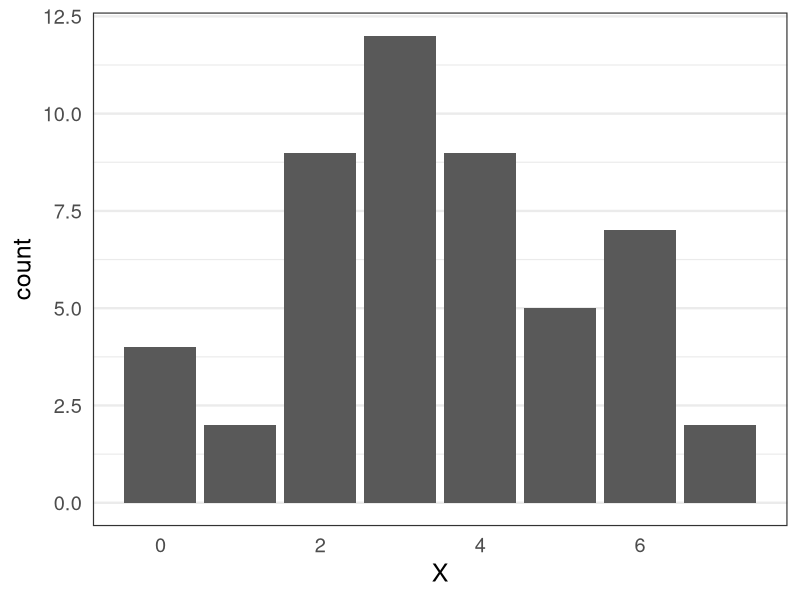
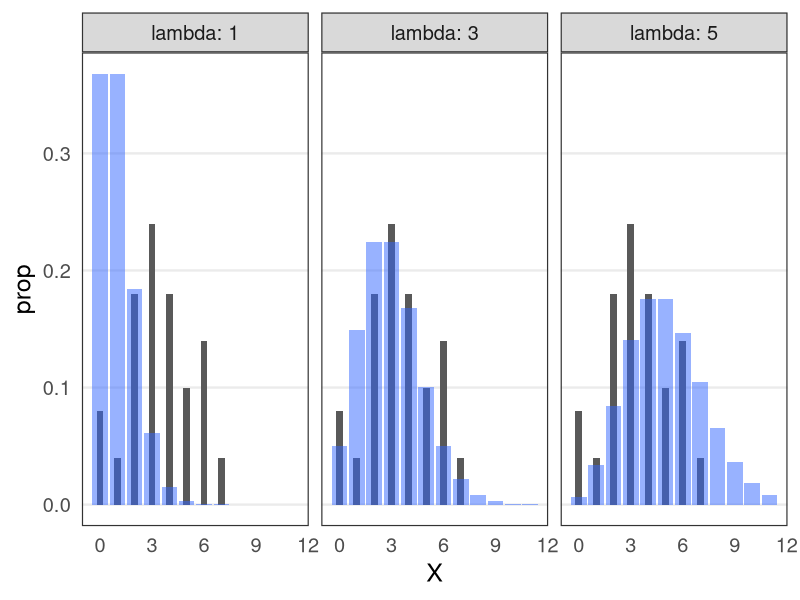
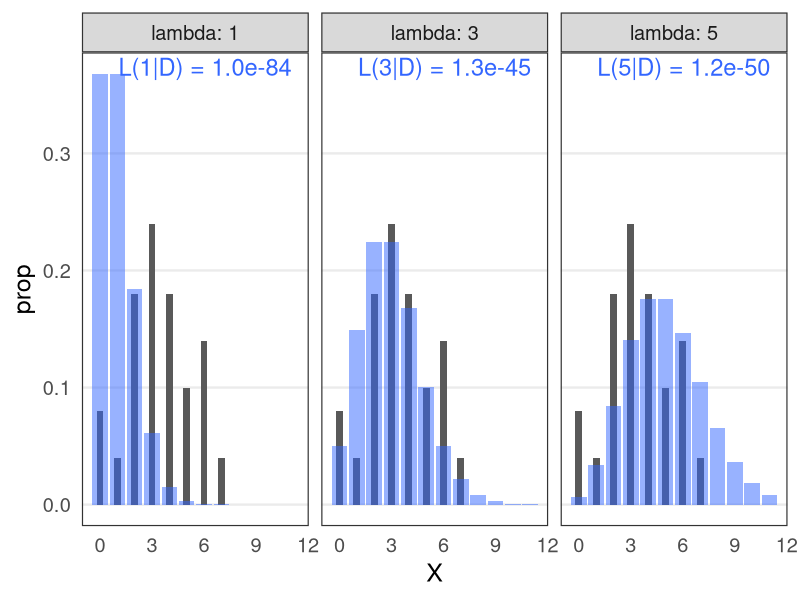
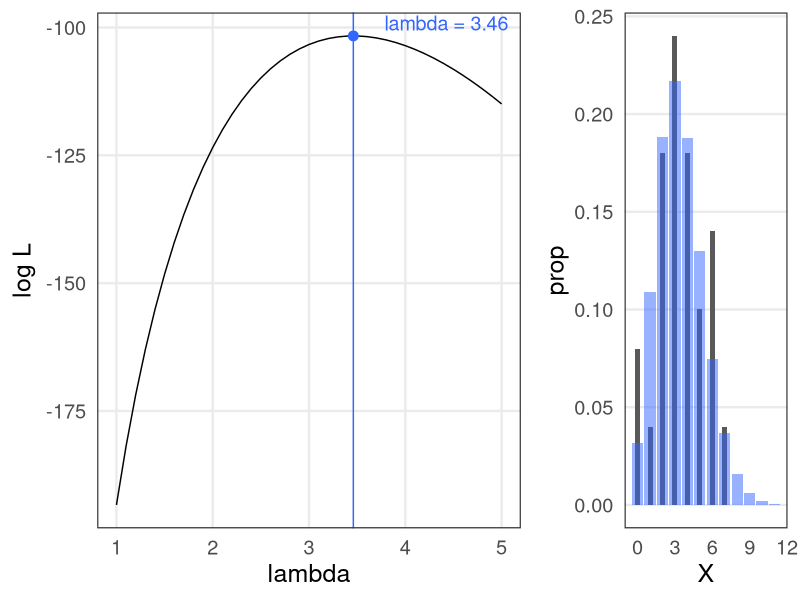
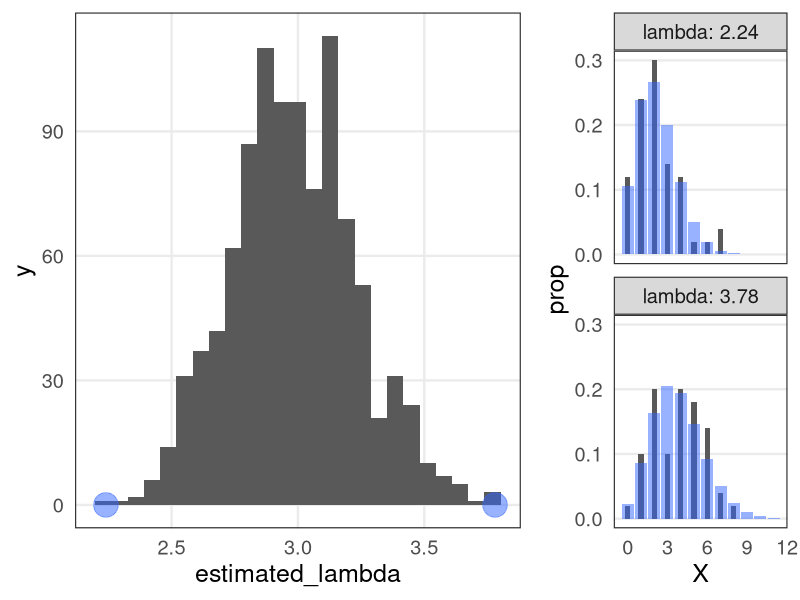
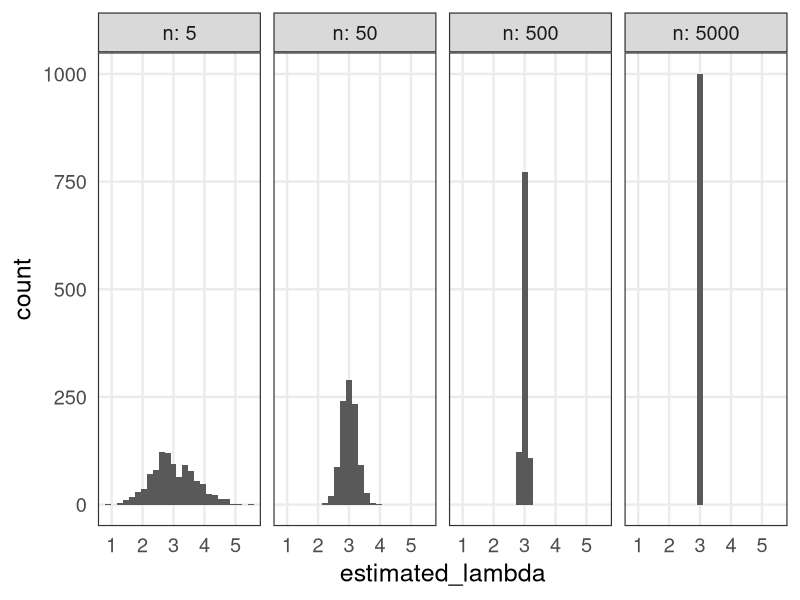

Here is the R script that generated these plots, in order:
## ---- chunk 1

## ---- chunk 2
library(ggplot2)
library(tibble)
library(dplyr)
library(tidyr)
knitr::opts_chunk$set(cache = TRUE)
## ---- chunk 3
df_rpois = tibble::tibble(X = rpois(50L, 3))
ggplot(df_rpois) +
  aes(X) +
  geom_bar() +
  theme_bw(base_size = 18) +
  theme(
    panel.grid.minor.x = element_blank(), panel.grid.major.x = element_blank(),
    axis.ticks = element_blank()
  )
## ---- chunk 4
df_dpois = purrr::map_dfr(c(1, 3, 5), ~ {
  tibble(lambda = .x, X = seq(0, 11), Prob = dpois(X, lambda))
})
p_pois = ggplot(df_rpois) +
  aes(X) +
  geom_bar(aes(y = after_stat(prop)), width = 0.4) +
  geom_col(data = df_dpois, aes(y = Prob), alpha = 0.5, fill = "#3366ff") +
  facet_wrap(vars(lambda), nrow = 1L, labeller = label_both) +
  theme_bw(base_size = 18) +
  theme(
    panel.grid.minor.x = element_blank(), panel.grid.minor.y = element_blank(),
    panel.grid.major.x = element_blank(), axis.ticks = element_blank()
  )
p_pois
## ---- chunk 5
df_likelihood = df_rpois %>%
  dplyr::left_join(df_dpois, by = "X") %>%
  dplyr::group_by(lambda) %>%
  dplyr::summarize(L = prod(Prob)) %>%
  dplyr::mutate(logL = log(L), label = sprintf("L(%.0f|D) = %.1e", lambda, L))
p_pois +
  geom_text(data = df_likelihood, aes(label = label), x = Inf, y = Inf, hjust = 1.1, vjust = 1.3, size = 6, color = "#3366ff")
## ---- chunk 6
count_rpois = df_rpois %>% dplyr::count(X)
calc_likelihood_rpois = function(lambda) {
  prod(dpois(count_rpois[["X"]], lambda)**count_rpois[["n"]])
}
X_mle = mean(df_rpois[["X"]])
L_mle = calc_likelihood_rpois(X_mle)
p_mle = tibble::tibble(lambda = seq(1, 5, 0.1), L = purrr::map_dbl(lambda, calc_likelihood_rpois)) %>%
  dplyr::mutate(logL = log(L)) %>%
  ggplot() +
  aes(lambda, logL) +
  geom_line() +
  geom_vline(xintercept = X_mle, color = "#3366ff") +
  annotate("point", x = X_mle, y = log(L_mle), size = 3, color = "#3366ff") +
  annotate("text", x = Inf, y = Inf, hjust = 1.1, vjust = 1.2, size = 5, color = "#3366ff", label = sprintf("lambda = %.2f", X_mle)) +
  labs(y = "log L") +
  theme_bw(base_size = 18) +
  theme(
    panel.grid.minor.x = element_blank(), panel.grid.minor.y = element_blank(),
    axis.ticks = element_blank()
  )

df_dpois = tibble(lambda = X_mle, X = seq(0, 11), Prob = dpois(X, lambda))
p_pois = ggplot(df_rpois) +
  aes(X) +
  geom_bar(aes(y = after_stat(prop)), width = 0.4) +
  geom_col(data = df_dpois, aes(y = Prob), alpha = 0.5, fill = "#3366ff") +
  theme_bw(base_size = 18) +
  theme(
    panel.grid.minor.x = element_blank(), panel.grid.minor.y = element_blank(),
    panel.grid.major.x = element_blank(), axis.ticks = element_blank()
  )

cowplot::plot_grid(p_mle, p_pois, nrow = 1L, rel_widths = c(2, 1))
## ---- chunk 7
nrep = 1000L
df_repl = tibble::tibble(X = rpois(50L * nrep, 3), repl = rep(seq_len(nrep), each = 50L))
df_sum = df_repl %>%
  dplyr::group_by(repl) %>%
  dplyr::summarize(lambda = mean(X))
df_minmax = dplyr::bind_rows(dplyr::slice_max(df_sum, lambda), dplyr::slice_min(df_sum, lambda))

p_repl = df_sum %>%
  ggplot() +
  aes(lambda) +
  geom_histogram(bins = 25, center = 3) +
  annotate("point", x = df_minmax$lambda, y = 0, color = "#3366ff", size = 8, alpha = 0.5) +
  labs(x = "estimated_lambda") +
  theme_bw(base_size = 18) +
  theme(
    panel.grid.minor.x = element_blank(), panel.grid.minor.y = element_blank(),
    axis.ticks = element_blank()
  )

df_dpois = tidyr::crossing(lambda = df_minmax$lambda, X = seq(0, 11)) %>%
  dplyr::mutate(Prob = dpois(X, lambda))
p_minmax = df_repl %>%
  dplyr::filter(repl %in% df_minmax$repl) %>%
  dplyr::left_join(df_minmax, by = "repl") %>%
  ggplot() +
  aes(X) +
  geom_bar(aes(y = after_stat(prop)), width = 0.4) +
  geom_col(data = df_dpois, aes(y = Prob), alpha = 0.5, fill = "#3366ff") +
  facet_wrap(vars(lambda), ncol = 1L, labeller = label_both) +
  theme_bw(base_size = 18) +
  theme(
    panel.grid.minor.x = element_blank(), panel.grid.minor.y = element_blank(),
    panel.grid.major.x = element_blank(), axis.ticks = element_blank()
  )

cowplot::plot_grid(p_repl, p_minmax, nrow = 1L, rel_widths = c(2, 1))
## ---- chunk 8
nrep = 1000L
purrr::map_dfr(c(5, 50, 500, 5000), ~ {
  tibble::tibble(X = rpois(.x * nrep, 3), repl = rep(seq_len(nrep), each = .x)) %>%
    dplyr::group_by(repl) %>%
    dplyr::summarize(estimated_lambda = mean(X)) %>%
    dplyr::mutate(n = .x)
}) %>%
  ggplot() +
  aes(estimated_lambda) +
  geom_histogram(bins = 25, center = 3) +
  facet_wrap(vars(n), nrow = 1L, labeller = label_both) +
  theme_bw(base_size = 18) +
  theme(
    panel.grid.minor.x = element_blank(), panel.grid.minor.y = element_blank(),
    axis.ticks = element_blank()
  )
## ---- chunk 9
get_likelihood = function(p, k = 3, n = 10) {
  choose(n, k) * p**k * (1 - p)**(n - k)
  # dbinom(k, n, p)
}

get_likelihood(0.2)
